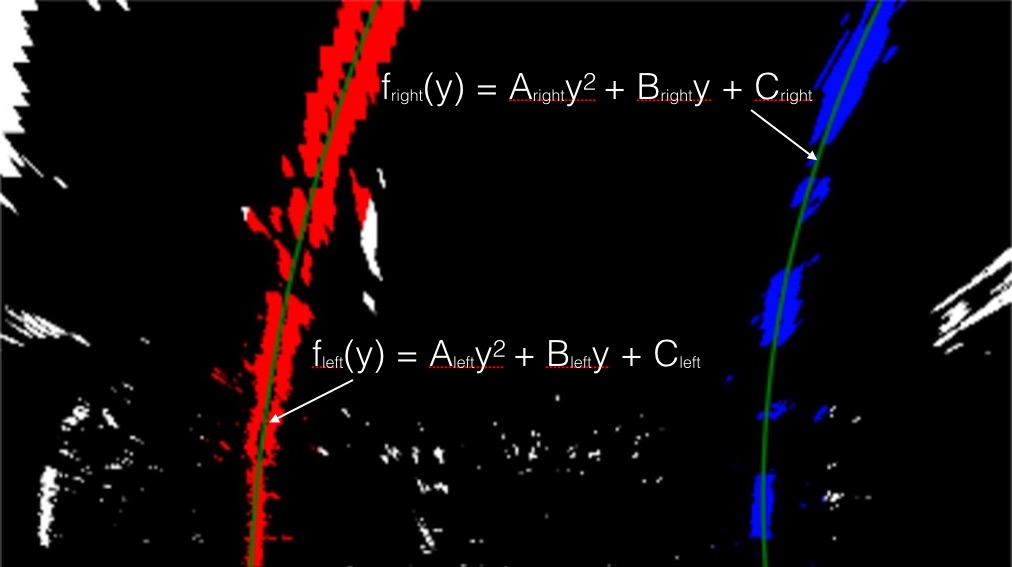
#> input picture examples/color_fit_lines.jpg, 1012 x 567 px
$ python -i perspective.1.py   (imports and definitions only)
#> lines starting #> are read from the running program, lines starting #| are printed output that depends on the picture
import numpy as np
import cv2

class Perspective:
    """ Class for transforming to and from a birdseye view

    Constructor Args:
        offset (kwarg int, optional): The pixels to offset the image from the left and right margin
    """
    def __init__(self, offset=300):
        self.offset = offset # X offset for dst points
        self.source = self.getSource()

    def getSource(self):
        """ Get source registration points

        Returns:
            (list of 2-tuples, float32): The list of registration points, clockwise from upper left
        """
        # src = np.float32([(624,432), (654,432), (1039,674), (269,674)])
        # src = np.float32([(522,502), (766,502), (1039,674), (269,674)])
        return np.float32([(601,445), (673,445), (1022,673), (261,673)])

    def getDestination(self, img_size):
        """ Get destination registration points

        Args:
            img_size (2-tuple int): The width and height of the image

        Returns:
            (list of 2-tuples, float32): The list of registration points, clockwise from upper left
        """
        return np.float32([[self.offset, 0], [img_size[0]-self.offset, 0],
            [img_size[0]-self.offset, img_size[1]], [self.offset, img_size[1]]])

    # [16 lines left out: function do_otsu, not called in this run]

    def to_birdseye(self, img, otsu=False):
        """ Transforms image from center camera to birdseye view

        This is hard coded to match the camera on the test car.

        Args:
            img (image): The image to be transformed.  Grayscale, or if color MUST be RGB.
            otsu (kwarg bool, optional): Should we apply Otsu's transform?

        Returns:
            birdseye (image): The birdseye view, matching the color channels of the original
        """
#> called with otsu = False
        # Grab the image shape
        img_size = (img.shape[1], img.shape[0])
#> img_size = (1012, 567)

        # Registration points, clockwise from top left
        src = self.source

        # Transformed registration points, clockwise from top left
        dst = self.getDestination(img_size)

        # Given src and dst points, calculate the perspective transform matrix
        Tmat = cv2.getPerspectiveTransform(src, dst)

        # Warp the image using OpenCV warpPerspective()
        warped = cv2.warpPerspective(img, Tmat, img_size)
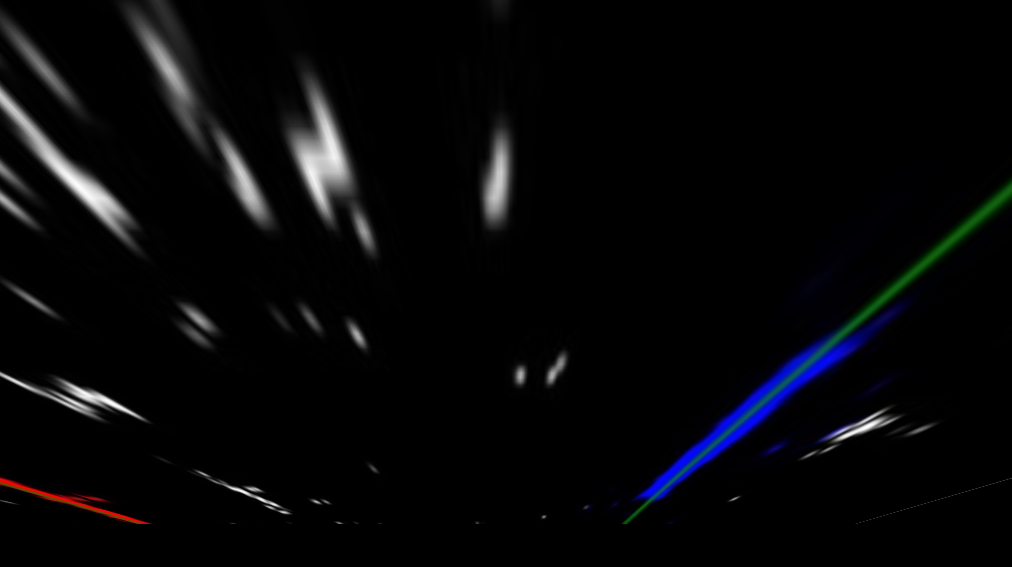
#> warped: shape (567, 1012, 3); mean R, G, B 6.5, 6.8, 8.5

        if (otsu):
            warped = self.do_otsu(warped)

        return warped

    # [31 lines left out: function back2normal, not called in this run]

>>> import cv2
>>> picture = cv2.cvtColor(cv2.imread('examples/color_fit_lines.jpg'), cv2.COLOR_BGR2RGB)
>>> result = Perspective().to_birdseye(picture)
